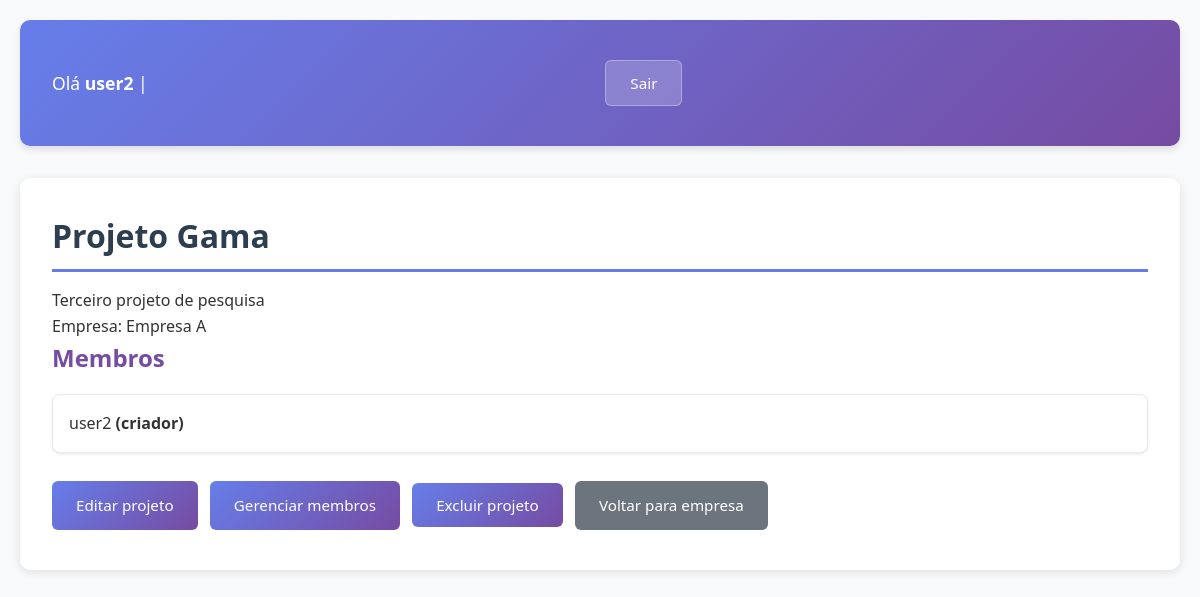
The app's page /projetos/50/ (signed in) with its own data.
### core/models.py (models this page shows, shortened)
class Projeto(models.Model):
    nome = models.CharField(max_length=255)
    empresa = models.ForeignKey(Empresa, on_delete=models.CASCADE, related_name="projetos")
    criador = models.ForeignKey(User, on_delete=models.CASCADE, related_name="projetos_criados")
    membros = models.ManyToManyField(User, related_name="projetos_participando", blank=True)
    descricao = models.TextField(blank=True)
    created_at = models.DateTimeField(auto_now_add=True)

class Empresa(models.Model):
    nome = models.CharField(max_length=255)
    criador = models.ForeignKey(User, on_delete=models.CASCADE, related_name="empresas_criadas")
    descricao = models.TextField(blank=True)
    created_at = models.DateTimeField(auto_now_add=True)

### core/views.py (the view)
# urls.py: path('projetos/<int:pk>/', views.projeto_detail, name='projeto_detail'),
@login_required
def projeto_detail(request, pk):
    projeto = get_object_or_404(Projeto, pk=pk)
    if not (projeto.criador == request.user or request.user in projeto.membros.all()):
        messages.error(request, 'Você não tem acesso a este projeto.')
        return redirect('core:dashboard')
    return render(request, 'core/projetos/detail.html', {'projeto': projeto})

### core/templates/core/projetos/detail.html (shortened to what this page needs)
{% extends "core/base.html" %}
{% block content %}
<h2>{{ projeto.nome }}</h2>
<p>{{ projeto.descricao }}</p>
<p>Empresa: {{ projeto.empresa.nome }}</p>
<h3>Membros</h3>
<ul>
{% for m in projeto.membros.all %}
    <li>
        {{ m.username }}
        {% if m == projeto.criador %} <strong>(criador)</strong> {% endif %}
    </li>
{% empty %}
    <li>Nenhum membro</li>
{% endfor %}
</ul>
<div style="margin-top: 20px;">
    {% if projeto.criador == user %}
        <a href="{% url 'core:projeto_update' projeto.id %}" class="btn btn-primary">Editar projeto</a>
        <a href="{% url 'core:projeto_membros_manage' projeto.id %}" class="btn btn-primary">Gerenciar membros</a>
        <form method="post" action="{% url 'core:projeto_delete' projeto.id %}" style="display:inline;">
            <button type="submit" class="btn btn-danger">Excluir projeto</button>
        </form>
    {% endif %}
    <a href="{% url 'core:empresa_detail' projeto.empresa.id %}" class="btn btn-secondary">Voltar para empresa</a>
</div>
{% endblock %}

### core/templates/core/base.html (shortened to what this page needs)
<!DOCTYPE html>
<html>
<head>
    {% load static %}
    <link rel="stylesheet" href="{% static 'core/css/style.css' %}">
</head>
<body>
    <header>
        <div class="user-info">
            {% if user.is_authenticated %}
                <p>
                    Olá <strong>{{ user.username }}</strong> |
                    <form method="post" action="{% url 'logout' %}" class="logout-form" style="display: inline;">
                        <button type="submit" class="btn logout-btn">Sair</button>
                    </form>
                </p>
            {% else %}
                {% if not request.path == '/login/' and not request.path == '/accounts/login/' %}
                    <p><a href="{% url 'login' %}" class="login-link">Entrar</a></p>
                {% endif %}
            {% endif %}
        </div>
    </header>
    <main class="content">
        {% block content %}
        {% endblock %}
    </main>
    {% load static %}
</body>
</html>

### core/static/core/css/style.css (style rules this page uses)
* { margin: 0; padding: 0; box-sizing: border-box; }
body { font-family: 'Segoe UI', Tahoma, Geneva, Verdana, sans-serif; line-height: 1.6; color: #333; background-color: #f8f9fa; padding: 20px; max-width: 1200px; margin: 0 auto; }
header { background: linear-gradient(135deg, #667eea 0%, #764ba2 100%); color: white; padding: 1rem 2rem; border-radius: 10px; margin-bottom: 2rem; box-shadow: 0 4px 6px rgba(0, 0, 0, 0.1); }
.user-info { display: flex; justify-content: space-between; align-items: center; flex-wrap: wrap; gap: 1rem; }
.user-info p { margin: 0; font-size: 1.1rem; }
.btn, button, input[type="submit"] { display: inline-block; padding: 0.75rem 1.5rem; margin: 0.5rem 0.5rem 0.5rem 0; border: none; border-radius: 6px; text-decoration: none; font-weight: 500; text-align: center; cursor: pointer; transition: all 0.3s ease; font-size: 0.95rem; font-family: inherit; }
.btn-primary, button[type="submit"]:not(.logout-btn), input[type="submit"], a[href*="create"], a[href*="novo"], a[href*="editar"] { background: linear-gradient(135deg, #667eea, #764ba2); color: white; }
.btn-secondary { background: #6c757d; color: white; }
.btn-danger, a[href*="excluir"], form[action*="excluir"] button { background: linear-gradient(135deg, #e74c3c, #c0392b); color: white; }
.logout-btn { background: rgba(255, 255, 255, 0.2) !important; color: white !important; border: 1px solid rgba(255, 255, 255, 0.3) !important; }
.content { background: white; padding: 2rem; border-radius: 10px; box-shadow: 0 2px 10px rgba(0, 0, 0, 0.1); margin-bottom: 2rem; animation: fadeIn 0.5s ease; }
h1, h2, h3 { color: #2c3e50; margin-bottom: 1rem; }
h2 { font-size: 2rem; border-bottom: 3px solid #667eea; padding-bottom: 0.5rem; }
h3 { font-size: 1.5rem; color: #764ba2; }
ul { list-style: none; margin: 1rem 0; }
li { background: white; margin: 0.5rem 0; padding: 1rem; border-radius: 8px; border: 1px solid #e9ecef; transition: all 0.3s ease; box-shadow: 0 1px 3px rgba(0, 0, 0, 0.1); }
form { margin: 1rem 0; }

### records on screen
Projeto: nome "Projeto Gama", descricao "Terceiro projeto de pesquisa", empresa.nome "Empresa A"

### other values on screen
{{ user.username }} "user2"
{{ m.username }} "user2"
